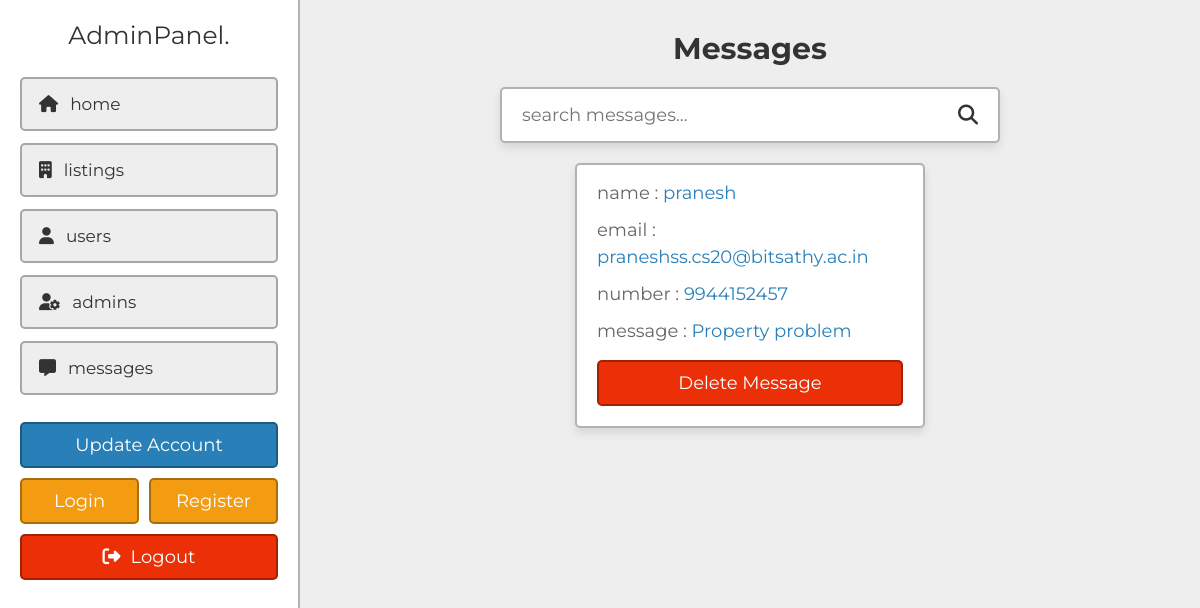
/project/admin/messages.php (signed in), run on the app's committed database.
### tables this page shows
CREATE TABLE `messages` (
  `id` varchar(20) NOT NULL,
  `name` varchar(50) NOT NULL,
  `email` varchar(50) NOT NULL,
  `number` varchar(10) NOT NULL,
  `message` varchar(1000) NOT NULL
);

### project/admin/messages.php (the view, shortened to what this page needs)
<?php
include '../components/connect.php';
?>
<!DOCTYPE html>
<html lang="en">
<head>
   <link rel="stylesheet" href="https://cdnjs.cloudflare.com/ajax/libs/font-awesome/6.2.0/css/all.min.css">
   <link rel="stylesheet" href="../css/admin_style.css">
</head>
<body>
<?php include '../components/admin_header.php'; ?>
<section class="grid">
   <h1 class="heading">messages</h1>
   <form action="" method="POST" class="search-form">
      <input type="text" name="search_box" placeholder="search messages..." maxlength="100" required>
      <button type="submit" class="fas fa-search" name="search_btn"></button>
   </form>
   <div class="box-container">
   <?php
      if(isset($_POST['search_box']) OR isset($_POST['search_btn'])){
         $search_box = $_POST['search_box'];
         $search_box = filter_var($search_box, FILTER_SANITIZE_STRING);
         $select_messages = $conn->prepare("SELECT * FROM `messages` WHERE name LIKE '%{$search_box}%' OR number LIKE '%{$search_box}%' OR email LIKE '%{$search_box}%'");
         $select_messages->execute();
      }else{
         $select_messages = $conn->prepare("SELECT * FROM `messages`");
         $select_messages->execute();
      }
      if($select_messages->rowCount() > 0){
         while($fetch_messages = $select_messages->fetch(PDO::FETCH_ASSOC)){
   ?>
   <div class="box">
      <p>name : <span><?= $fetch_messages['name']; ?></span></p>
      <p>email : <a href="mailto:<?= $fetch_messages['email']; ?>"><?= $fetch_messages['email']; ?></a></p>
      <p>number : <a href="tel:<?= $fetch_messages['number']; ?>"><?= $fetch_messages['number']; ?></a></p>
      <p>message : <span><?= $fetch_messages['message']; ?></span></p>
      <form action="" method="POST">
         <input type="submit" value="delete message" onclick="return confirm('delete this message?');" name="delete" class="delete-btn">
      </form>
   </div>
   <?php
      }
   }elseif(isset($_POST['search_box']) OR isset($_POST['search_btn'])){
      echo '<p class="empty">results not found!</p>';
   }else{
      echo '<p class="empty">you have no messages!</p>';
   }
   ?>
   </div>
</section>
</body>
</html>

### project/css/admin_style.css (style rules this page uses)
:root { --main-color:#2980b9; --orange:#f39c12; --red:#eb2f06; --light-color:#666; --light-bg:#eee; --white:#fff; --black:#333; --box-shadow:0 .5rem 1rem rgba(0,0,0,0.1); --border:.2rem solid rgba(0,0,0,.3); }
* { font-family: 'Montserrat', sans-serif; margin: 0; padding: 0; box-sizing: border-box; outline: none; border: none; text-decoration: none; }
html { font-size: 62.5%; overflow-x: hidden; scroll-behavior: smooth; scroll-padding-top: 5rem; }
body { background-color: var(--light-bg); padding-left: 30rem; }
section { padding: 3rem 2rem; max-width: 1200px; margin: 0 auto; }
.heading { margin-bottom: 2rem; text-align: center; text-transform: capitalize; color: var(--black); font-size: 3rem; }
.inline-btn, .inline-option-btn, .inline-delete-btn, .btn, .delete-btn, .option-btn { cursor: pointer; padding: 1rem 2.5rem; font-size: 1.8rem; color: var(--white); text-align: center; text-transform: capitalize; margin-top: 1rem; border-radius: .5rem; border: var(--border); }
.btn, .delete-btn, .option-btn { display: block; width: 100%; }
.delete-btn { background-color: var(--red); }
.grid .box-container { display: grid; grid-template-columns: repeat(auto-fit, 35rem); align-items: flex-start; justify-content: center; gap: 1.5rem; }
.grid .box-container .box { border-radius: .5rem; padding: 2rem; padding-top: 1rem; background-color: var(--white); box-shadow: var(--box-shadow); border: var(--border); overflow-x: hidden; }
.grid .box-container .box p { line-height: 1.5; padding: .5rem 0; font-size: 1.8rem; color: var(--light-color); white-space: pre-line; text-overflow: ellipsis; overflow-x: hidden; }
.grid .box-container .box p a, .grid .box-container .box p span { color: var(--main-color); }
.search-form { max-width: 50rem; margin: 0 auto; border-radius: .5rem; background-color: var(--white); box-shadow: var(--box-shadow); border: var(--border); padding:1.5rem 2rem; display: flex; gap: 2rem; margin-bottom: 2rem; }
.search-form input { width: 100%; font-size: 1.8rem; color: var(--black); }
.search-form button { background:none; cursor: pointer; color: var(--black); font-size: 2rem; }

### data on the page
messages: name "pranesh", email "praneshss.cs20@bitsathy.ac.in", number "9944152457", message "Property problem"
